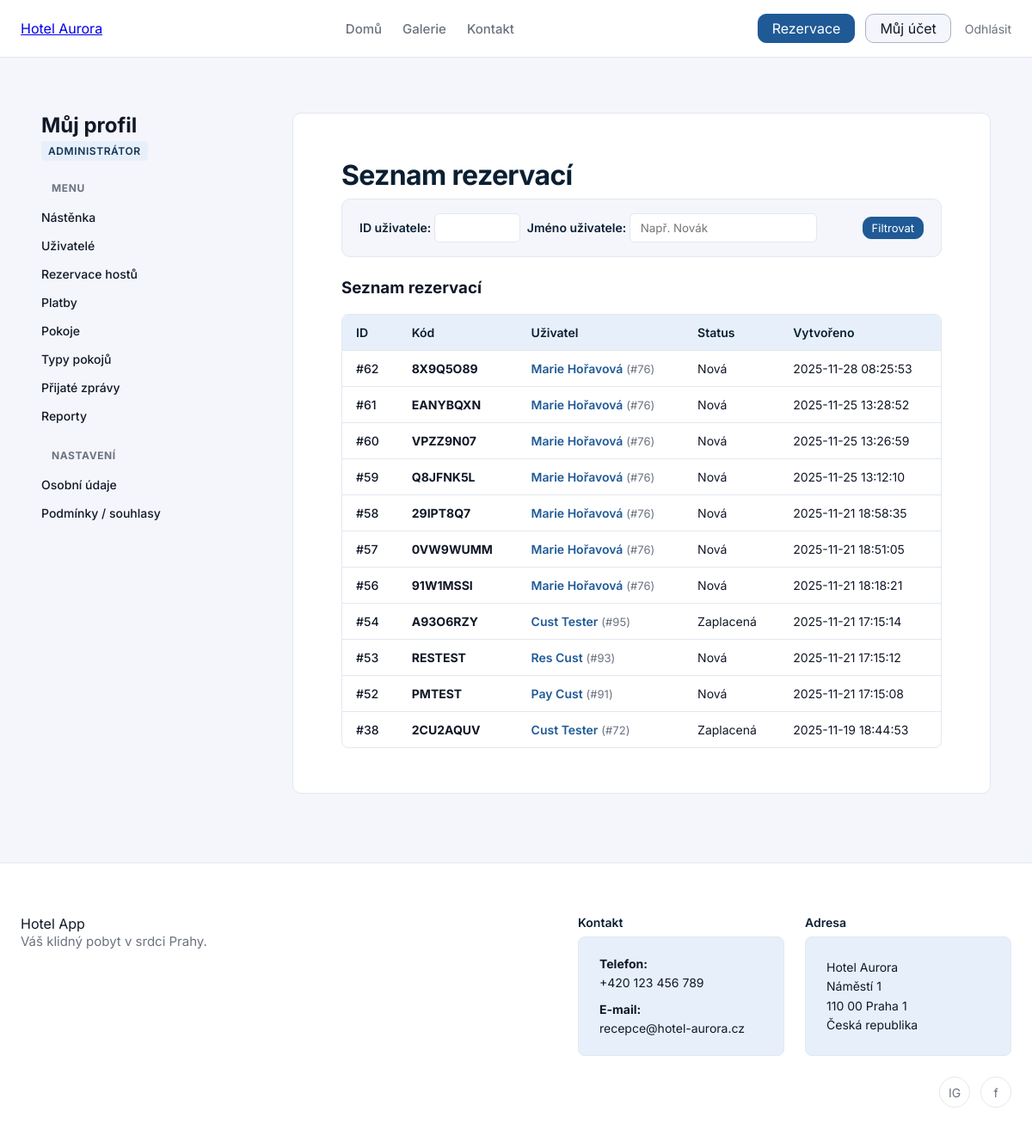
The app's page /reservations/ (signed in) with its own data.
### tables this page shows
CREATE TABLE "reservations" (
    id         INTEGER PRIMARY KEY AUTOINCREMENT,
    user_id    INTEGER NOT NULL REFERENCES users(id),
    code       TEXT NOT NULL UNIQUE,
    status_id  INTEGER NOT NULL REFERENCES "reservation_statuses"(id),
    created_at TEXT NOT NULL DEFAULT (datetime('now'))
);

CREATE TABLE "users" (
    id            INTEGER PRIMARY KEY AUTOINCREMENT,
    email         TEXT NOT NULL UNIQUE,
    password_hash TEXT NOT NULL,
    first_name    TEXT NOT NULL,
    last_name     TEXT NOT NULL,
    phone_number  TEXT,
    role_id       INTEGER NOT NULL
        REFERENCES roles(id),
    created_at    TEXT NOT NULL DEFAULT (datetime('now'))
);

### pages/ReservationPage.py (the view)
@router.get("/", name="reservations_list")
async def reservations_list(
        request: Request,
        user_id: Optional[str] = Query(default=None),  # Filtr ID
        user_name: Optional[str] = Query(default=None),  # Filtr Jméno
        svc: ReservationService = Depends(reservation_service),
        current_user=Depends(get_current_user),
):
    if isinstance(current_user, RedirectResponse):
        return current_user
    flags = _profile_role_flags(current_user)
    current_user_id = current_user["id"]
    filter_user_id: Optional[int] = None
    filter_user_name: Optional[str] = None
    if flags["is_customer"]:
        filter_user_id = current_user_id
        reservations = svc.list_reservations(user_id=current_user_id)
    else:
        if user_id not in (None, ""):
            try:
                filter_user_id = int(user_id)
            except ValueError:
                pass  # Chybný vstup ignorujeme
        if user_name not in (None, ""):
            filter_user_name = user_name
        reservations = svc.list_reservations(
            user_id=filter_user_id,
            user_name=filter_user_name
        )
    tpl = request.app.state.templates
    return tpl.TemplateResponse(
        "reservations/reservation_list.html",
        {
            "request": request,
            "title": "Seznam rezervací",
            "reservations": reservations,
            "filter_user_id": filter_user_id,
            "filter_user_name": filter_user_name,
            "current_user": current_user,
            **flags,
        },
    )

### templates/reservations/reservation_list.html (shortened to what this page needs)
{% extends "profile/profile_base.html" %}
{% block profile_content %}
  {% if is_admin_or_receptionist %}
    <div class="dashboard-header">
      <h1 style="margin-bottom: 8px;">{{ title }}</h1>
    </div>
    <form method="get" action="{{ url_for('reservations_list') }}" class="admin-form">
      <div class="filter-group">
        <label>
          ID uživatele:
          <input type="number" name="user_id" value="{{ filter_user_id or '' }}"
                 style="padding: 8px 12px; border: 1px solid var(--color-border-subtle); border-radius: 6px; width: 100px;">
        </label>
        <label>
          Jméno uživatele:
          <input type="text" name="user_name" value="{{ filter_user_name or '' }}" placeholder="Např. Novák"
                 style="padding: 8px 12px; border: 1px solid var(--color-border-subtle); border-radius: 6px; min-width: 200px;">
        </label>
      </div>
      <div class="admin-filter-actions">
        <button type="submit" class="btn btn-primary btn-small">Filtrovat</button>
      </div>
    </form>
    <div class="dashboard-section">
      <h3>Seznam rezervací</h3>
      {% if reservations|length == 0 %}
        <p style="color: var(--color-text-muted);">Žádné rezervace k zobrazení.</p>
      {% else %}
        <div class="table-responsive">
          <table class="data-table">
            <thead>
              <tr>
                <th>ID</th>
                <th>Kód</th>
                <th>Uživatel</th>
                <th>Status</th>
                <th>Vytvořeno</th>
              </tr>
            </thead>
            <tbody>
              {% for r in reservations %}
                <tr>
                  <td>
                    <a href="{{ url_for('reservation_detail', reservation_id=r.id) }}" class="table-id-link">
                      #{{ r.id }}
                    </a>
                  </td>
                  <td><strong>{{ r.code }}</strong></td>
                  <td>
                      {% if r.user_id %}
                        <a href="{{ url_for('user_detail', user_id=r.user_id) }}" style="text-decoration: none; color: var(--color-text-main);">
                            {% if r.user %}
                                <span style="font-weight: 600; color: var(--color-primary-500);">{{ r.user.first_name }} {{ r.user.last_name }}</span>
                                <span style="color: var(--color-text-muted); font-size: 13px;">(#{{ r.user_id }})</span>
                            {% else %}
                                User #{{ r.user_id }}
                            {% endif %}
                        </a>
                      {% else %}
                        <span style="color: var(--color-text-muted);">-</span>
                      {% endif %}
                  </td>
                  <td>
                    {% set res_status_map = {
                        1: 'Nová',
                        2: 'Potvrzená',
                        3: 'Zaplacená',
                        4: 'Zrušená'
                    } %}
                    <span class="status-badge
                        {% if r.status_id == 2 or r.status_id == 3 %}status-confirmed
                        {% elif r.status_id == 4 %}status-cancelled
                        {% else %}status-pending{% endif %}">
                        {{ res_status_map.get(r.status_id, r.status_id) }}
                    </span>
                  </td>
                  <td>{{ r.created_at }}</td>
                </tr>
              {% endfor %}
            </tbody>
          </table>
        </div>
      {% endif %}
    </div>
  {% endif %}
</section>
{% endblock %}

### templates/profile/profile_base.html (shortened to what this page needs)
{% extends "base.html" %}
{% block content %}
<section class="profile-page">
    <div class="profile-layout">
        <aside class="profile-sidebar">
            <div class="sidebar-header">
                <h2>Můj profil</h2>
                <p class="user-role-badge">
                    {% if is_admin %}Administrátor{% elif is_receptionist %}Recepční{% else %}Zákazník{% endif %}
                </p>
            </div>
            <nav class="profile-menu">
                <h3>Menu</h3> <ul>
                    <li><a href="/profile" class="nav-item">Nástěnka</a></li>
                {% if is_customer %}
                    <li><a href="{{ url_for('reservations_list') }}" class="nav-item">Moje rezervace</a></li>
                {% elif is_admin %}
                    <li><a href="{{ url_for('users_list') }}" class="nav-item">Uživatelé</a></li>
                    <li><a href="{{ url_for('reservations_list') }}" class="nav-item">Rezervace hostů</a></li>
                    <li><a href="{{ url_for('payments_list') }}" class="nav-item">Platby</a></li>
                    <li><a href="{{ url_for('rooms_list') }}" class="nav-item">Pokoje</a></li>
                    <li><a href="{{ url_for('room_types_list') }}" class="nav-item">Typy pokojů</a></li>
                    <li><a href="{{ url_for('contact_messages_list') }}" class="nav-item">Přijaté zprávy</a></li>
                    <li><a href="#" class="nav-item">Reporty</a></li>
                {% endif %}
            </ul>
                <h3>Nastavení</h3>
                <ul>
                    <li><a href="{{ url_for('user_detail', user_id=current_user.id) }}" class="nav-item">Osobní údaje</a></li>
                    <li><a href="{{ url_for('profile_terms') }}" class="nav-item">Podmínky / souhlasy</a></li>
                </ul>
            </nav>
        </aside>
        <main class="profile-main">
            <div class="profile-content-card">
                {% block profile_content %}{% endblock %}
        </main>
{% endblock %}

### templates/base.html (shortened to what this page needs)
<!DOCTYPE html>
<html lang="cs">
<head>
    <link rel="stylesheet" href="{{ url_for('static', path='styles.css') }}">
</head>
<body>
    <header class="site-header">
        <div class="header-inner">
            <a href="/" class="logo">Hotel Aurora</a>
            <nav class="main-nav">
                <a href="{{ url_for('home_page')}}">Domů</a>
                <a href="{{ url_for('gallery_page') }}">Galerie</a>
                <a href="{{ url_for('contact_page') }}">Kontakt</a>
            </nav>
            <div class="header-actions">
                {% if current_user %}
                    <a href="{{ url_for('reservation_create_page') }}" class="btn btn-primary">Rezervace</a>
                    <a href="{{ url_for('user_detail', user_id=current_user.id) }}" class="btn btn-secondary">Můj účet</a>
                    <a href="{{ url_for('auth_logout') }}" class="logout-link">Odhlásit</a>
                {% else %}
                    <a href="{{ url_for('reservation_create_page') }}" class="btn btn-primary">Rezervace</a>
                    <a href="{{ url_for('auth_login') }}" class="btn btn-secondary">Přihlásit se</a>
                {% endif %}
            </div>
        </div>
    </header>
    <main class="page-main">
        {% block content %}{% endblock %}
    <footer class="site-footer">
        <div class="footer-inner">
        <div class="footer-left">
            <div class="footer-logo">Hotel App</div>
            <p class="footer-tagline">Váš klidný pobyt v srdci Prahy.</p>
        </div>
        <div class="footer-right-section">
            <div class="footer-columns">
                <div class="footer-column">
                    <h4>Kontakt</h4>
                    <div class="footer-card">
                        <p><strong>Telefon:</strong><br>+420 123 456 789</p>
                        <p style="margin-top: 8px;"><strong>E-mail:</strong><br>recepce@hotel-aurora.cz</p>
                    </div>
                </div>
                <div class="footer-column">
                    <h4>Adresa</h4>
                    <div class="footer-card">
                        <p>Hotel Aurora<br>
                            Náměstí 1<br>
                            110 00 Praha 1<br>
                            Česká republika</p>
                    </div>
                </div>
            </div>
            <div class="footer-social">
                <a href="#" class="social-link">IG</a>
                <a href="#" class="social-link">f</a>
            </div>
        </div>
        </div>
    </footer>
</body>
</html>

### records on screen
reservations: id "62", code "8X9Q5O89", user.first_name "Marie", user.last_name "Hořavová", user_id "76", get "Nová", created_at "2025-11-28 08:25:53"
reservations: id "61", code "EANYBQXN", user.first_name "Marie", user.last_name "Hořavová", user_id "76", get "Nová", created_at "2025-11-25 13:28:52"
reservations: id "60", code "VPZZ9N07", user.first_name "Marie", user.last_name "Hořavová", user_id "76", get "Nová", created_at "2025-11-25 13:26:59"
reservations: id "59", code "Q8JFNK5L", user.first_name "Marie", user.last_name "Hořavová", user_id "76", get "Nová", created_at "2025-11-25 13:12:10"
reservations: id "58", code "29IPT8Q7", user.first_name "Marie", user.last_name "Hořavová", user_id "76", get "Nová", created_at "2025-11-21 18:58:35"
reservations: id "57", code "0VW9WUMM", user.first_name "Marie", user.last_name "Hořavová", user_id "76", get "Nová", created_at "2025-11-21 18:51:05"
reservations: id "56", code "91W1MSSI", user.first_name "Marie", user.last_name "Hořavová", user_id "76", get "Nová", created_at "2025-11-21 18:18:21"
reservations: id "54", code "A93O6RZY", user.first_name "Cust", user.last_name "Tester", user_id "95", get "Zaplacená", created_at "2025-11-21 17:15:14"
reservations: id "53", code "RESTEST", user.first_name "Res", user.last_name "Cust", user_id "93", get "Nová", created_at "2025-11-21 17:15:12"
reservations: id "52", code "PMTEST", user.first_name "Pay", user.last_name "Cust", user_id "91", get "Nová", created_at "2025-11-21 17:15:08"
reservations: id "38", code "2CU2AQUV", user.first_name "Cust", user.last_name "Tester", user_id "72", get "Zaplacená", created_at "2025-11-19 18:44:53"

### other values on screen
{{ title }} "Seznam rezervací"
